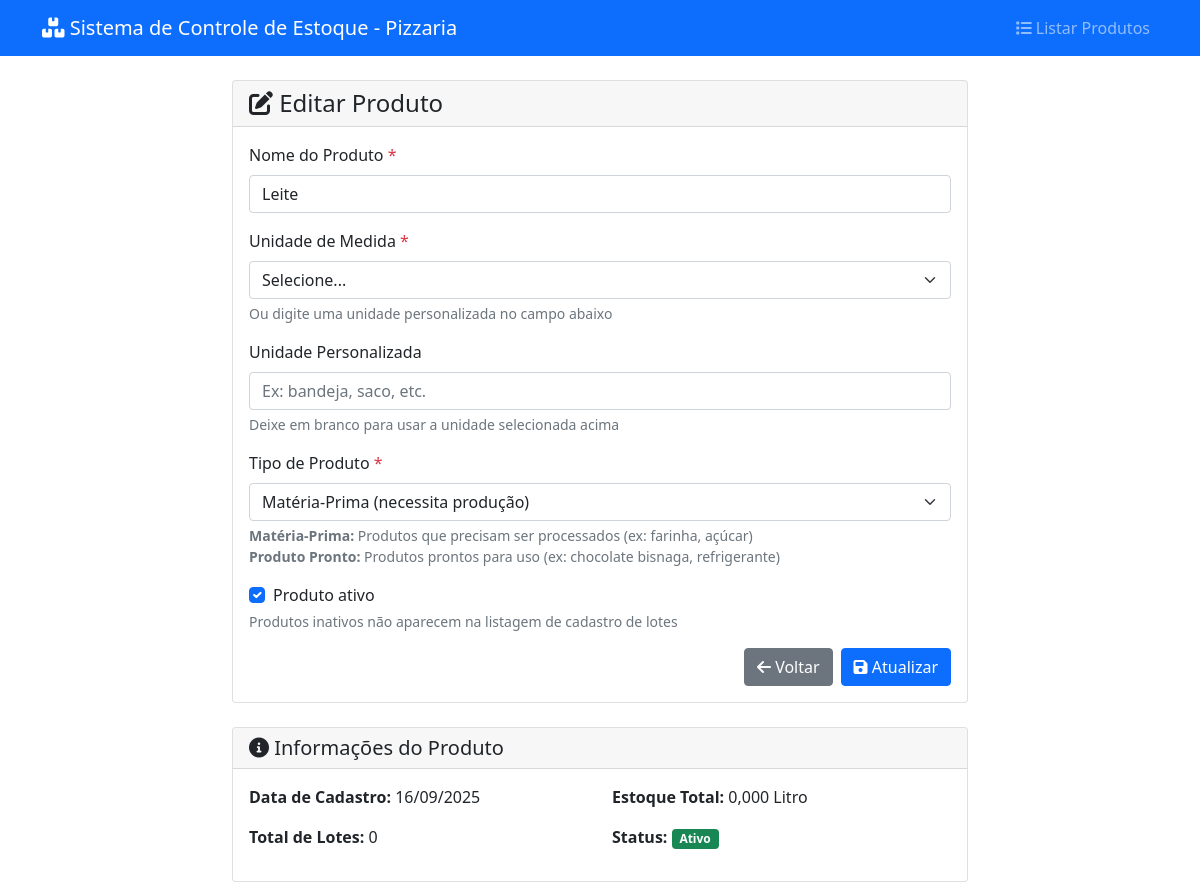
The page /pages/produtos/cadastrar.php?id=4 on the database its author committed.
### tables this page shows
CREATE TABLE IF NOT EXISTS produtos (
    id INT AUTO_INCREMENT PRIMARY KEY,
    nome VARCHAR(100) NOT NULL,
    unidade_medida VARCHAR(20) NOT NULL,
    ativo BOOLEAN DEFAULT TRUE,
    data_cadastro DATETIME DEFAULT CURRENT_TIMESTAMP,
    INDEX idx_nome (nome),
    INDEX idx_ativo (ativo)
);

### config/config.php (called while the page is built, shortened)
<?php
spl_autoload_register(function ($class_name) {
    $file = CLASSES_PATH . $class_name . '.php';
});
function formatDate($date, $format = DATE_FORMAT) {
    if ($date instanceof DateTime) {
        return $date->format($format);
    }
}
function formatNumber($number, $decimals = DECIMAL_PLACES) {
    return number_format((float)$number, $decimals, ',', '.');
}
?>

### classes/Database.php (called while the page is built, shortened)
<?php
class Database {
    private static $instance = null;
    private $connection;
    private function __construct() {
        try {
            $dsn = "mysql:host=" . DB_HOST . ";dbname=" . DB_NAME . ";charset=utf8mb4";
            $this->connection = new PDO($dsn, DB_USER, DB_PASS, [
                PDO::ATTR_ERRMODE => PDO::ERRMODE_EXCEPTION,
                PDO::ATTR_DEFAULT_FETCH_MODE => PDO::FETCH_ASSOC,
                PDO::ATTR_EMULATE_PREPARES => false,
                PDO::MYSQL_ATTR_INIT_COMMAND => "SET NAMES utf8mb4"
            ]);
        } catch (PDOException $e) {
            throw new Exception("Erro na conexão com o banco de dados: " . $e->getMessage());
        }
    }
    public static function getInstance() {
        if (self::$instance === null) {
            self::$instance = new self();
        }
        return self::$instance;
    }
    public function fetchOne($sql, $params = []) {
        try {
            $stmt = $this->connection->prepare($sql);
            $stmt->execute($params);
            return $stmt->fetch();
        } catch (PDOException $e) {
            debugLog("Erro na query fetchOne: " . $e->getMessage(), ['sql' => $sql, 'params' => $params]);
            throw new Exception("Erro na execução da query: " . $e->getMessage());
        }
    }
}
?>

### classes/Produto.php (called while the page is built, shortened)
<?php
class Produto {
    private $id;
    private $nome;
    private $unidadeMedida;
    private $tipoProduto;
    private $ativo;
    private $dataCadastro;
    private $db;
    public function __construct($nome = null, $unidadeMedida = null, $tipoProduto = 'materia_prima') {
        $this->db = Database::getInstance();
        $this->ativo = true;
        $this->dataCadastro = new DateTime();
        $this->tipoProduto = $tipoProduto;
    }
    public function getNome() { return $this->nome; }
    public function getUnidadeMedida() { return $this->unidadeMedida; }
    public function getTipoProduto() { return $this->tipoProduto; }
    public function getDataCadastro() { return $this->dataCadastro; }
    public static function buscarPorId($id) {
        try {
            $db = Database::getInstance();
            $sql = "SELECT * FROM produtos WHERE id = :id";
            $result = $db->fetchOne($sql, [':id' => $id]);
            if ($result) {
                $produto = new self();
                $produto->id = $result['id'];
                $produto->nome = $result['nome'];
                $produto->unidadeMedida = $result['unidade_medida'];
                $produto->tipoProduto = $result['tipo_produto'] ?? 'materia_prima';
                $produto->ativo = (bool)$result['ativo'];
                $produto->dataCadastro = new DateTime($result['data_cadastro']);
                return $produto;
            }
            return null;
        } catch (Exception $e) {
            debugLog("Erro ao buscar produto: " . $e->getMessage(), ['id' => $id]);
            return null;
        }
    }
    public function isAtivo() {
        return $this->ativo;
    }
    public function getTotalLotes() {
        try {
            $sql = "SELECT COUNT(*) as total FROM lotes WHERE produto_id = :produto_id";
            $result = $this->db->fetchOne($sql, [':produto_id' => $this->id]);
            return (int)$result['total'];
        } catch (Exception $e) {
            debugLog("Erro ao contar lotes do produto: " . $e->getMessage(), $this);
            return 0;
        }
    }
    public function getEstoqueTotal() {
        try {
            $sql = "SELECT COALESCE(SUM(l.quantidade_comprada - COALESCE(p.total_usado, 0)), 0) as estoque_total
                    FROM lotes l
                    LEFT JOIN (
                        SELECT lote_id, SUM(quantidade_materia_prima_usada) as total_usado
                        FROM producao
                        GROUP BY lote_id
                    ) p ON l.id = p.lote_id
                    WHERE l.produto_id = :produto_id";
            $result = $this->db->fetchOne($sql, [':produto_id' => $this->id]);
            return (float)$result['estoque_total'];
        } catch (Exception $e) {
            debugLog("Erro ao calcular estoque total do produto: " . $e->getMessage(), $this);
            return 0;
        }
    }
}
?>

### pages/produtos/cadastrar.php (the view, shortened to what this page needs)
<?php
require_once '../../config/config.php';
$produto = null;
$editando = false;
if (isset($_GET['id']) && is_numeric($_GET['id'])) {
    $editando = true;
    $produto = Produto::buscarPorId($_GET['id']);
}
$pageTitle = $editando ? 'Editar Produto' : 'Cadastrar Produto';
?>
<!DOCTYPE html>
<html lang="pt-BR">
<head>
    <link href="https://cdn.jsdelivr.net/npm/bootstrap@5.1.3/dist/css/bootstrap.min.css" rel="stylesheet">
    <link href="https://cdnjs.cloudflare.com/ajax/libs/font-awesome/6.0.0/css/all.min.css" rel="stylesheet">
</head>
<body>
    <nav class="navbar navbar-expand-lg navbar-dark bg-primary">
        <div class="container">
            <a class="navbar-brand" href="../../index.php">
                <i class="fas fa-boxes"></i> <?php echo APP_NAME; ?>
            </a>
            <div class="navbar-nav ms-auto">
                <a class="nav-link" href="listar.php">
                    <i class="fas fa-list"></i> Listar Produtos
                </a>
            </div>
        </div>
    </nav>
    <div class="container mt-4">
        <div class="row justify-content-center">
            <div class="col-md-8">
                <div class="card">
                    <div class="card-header">
                        <h4 class="mb-0">
                            <i class="fas fa-<?php echo $editando ? 'edit' : 'plus'; ?>"></i>
                            <?php echo $pageTitle; ?>
                        </h4>
                    </div>
                    <div class="card-body">
                        <form method="POST" class="needs-validation" novalidate>
                            <div class="mb-3">
                                <label for="nome" class="form-label">
                                    Nome do Produto <span class="text-danger">*</span>
                                </label>
                                <input type="text"
                                       class="form-control"
                                       id="nome"
                                       name="nome"
                                       value="<?php echo $produto ? htmlspecialchars($produto->getNome()) : ''; ?>"
                                       maxlength="100"
                                       required>
                            </div>
                            <div class="mb-3">
                                <label for="unidade_medida" class="form-label">
                                    Unidade de Medida <span class="text-danger">*</span>
                                </label>
                                <select class="form-select" id="unidade_medida" name="unidade_medida" required>
                                    <option value="">Selecione...</option>
                                </select>
                                <div class="form-text">
                                    Ou digite uma unidade personalizada no campo abaixo
                                </div>
                            </div>
                            <div class="mb-3">
                                <label for="unidade_personalizada" class="form-label">
                                    Unidade Personalizada
                                </label>
                                <input type="text"
                                       class="form-control"
                                       id="unidade_personalizada"
                                       maxlength="20"
                                       placeholder="Ex: bandeja, saco, etc.">
                                <div class="form-text">
                                    Deixe em branco para usar a unidade selecionada acima
                                </div>
                            </div>
                            <div class="mb-3">
                                <label for="tipo_produto" class="form-label">
                                    Tipo de Produto <span class="text-danger">*</span>
                                </label>
                                <select class="form-select" id="tipo_produto" name="tipo_produto" required>
                                    <?php
                                    $tipos = [
                                        'materia_prima' => 'Matéria-Prima (necessita produção)',
                                        'produto_pronto' => 'Produto Pronto (direto para estoque)'
                                    ];
                                    $tipoAtual = $produto ? $produto->getTipoProduto() : 'materia_prima';
                                    foreach ($tipos as $valor => $label) {
                                        $selected = ($tipoAtual === $valor) ? 'selected' : '';
                                        echo "<option value=\"$valor\" $selected>$label</option>";
                                    }
                                    ?>
                                </select>
                                <div class="form-text">
                                    <strong>Matéria-Prima:</strong> Produtos que precisam ser processados (ex: farinha, açúcar)<br>
                                    <strong>Produto Pronto:</strong> Produtos prontos para uso (ex: chocolate bisnaga, refrigerante)
                                </div>
                            </div>
                            <?php if ($editando): ?>
                                <div class="mb-3">
                                    <div class="form-check">
                                        <input class="form-check-input"
                                               type="checkbox"
                                               id="ativo"
                                               name="ativo"
                                               <?php echo ($produto && $produto->isAtivo()) ? 'checked' : ''; ?>>
                                        <label class="form-check-label" for="ativo">
                                            Produto ativo
                                        </label>
                                    </div>
                                    <div class="form-text">
                                        Produtos inativos não aparecem na listagem de cadastro de lotes
                                    </div>
                                </div>
                            <?php endif; ?>
                            <div class="d-grid gap-2 d-md-flex justify-content-md-end">
                                <a href="listar.php" class="btn btn-secondary">
                                    <i class="fas fa-arrow-left"></i> Voltar
                                </a>
                                <button type="submit" class="btn btn-primary">
                                    <i class="fas fa-save"></i>
                                    <?php echo $editando ? 'Atualizar' : 'Cadastrar'; ?>
                                </button>
                            </div>
                        </form>
                    </div>
                </div>
                <?php if ($editando && $produto): ?>
                    <div class="card mt-4">
                        <div class="card-header">
                            <h5 class="mb-0">
                                <i class="fas fa-info-circle"></i>
                                Informações do Produto
                            </h5>
                        </div>
                        <div class="card-body">
                            <div class="row">
                                <div class="col-md-6">
                                    <p><strong>Data de Cadastro:</strong>
                                       <?php echo formatDate($produto->getDataCadastro()); ?></p>
                                    <p><strong>Total de Lotes:</strong>
                                       <?php echo $produto->getTotalLotes(); ?></p>
                                </div>
                                <div class="col-md-6">
                                    <p><strong>Estoque Total:</strong>
                                       <?php echo formatNumber($produto->getEstoqueTotal()); ?>
                                       <?php echo $produto->getUnidadeMedida(); ?></p>
                                    <p><strong>Status:</strong>
                                       <span class="badge bg-<?php echo $produto->isAtivo() ? 'success' : 'secondary'; ?>">
                                           <?php echo $produto->isAtivo() ? 'Ativo' : 'Inativo'; ?>
                                       </span>
                                    </p>
                                </div>
                            </div>
                        </div>
                    </div>
                <?php endif; ?>
            </div>
        </div>
    </div>
</body>
</html>

### rows shown on the page
produtos: nome "Leite", ativo "☑", data_cadastro "16/09/2025", unidade_medida "Litro"

### other values the page prints
APP_NAME "Sistema de Controle de Estoque - Pizzaria"
$pageTitle "Editar Produto"
$produto->getTotalLotes() "0"
formatNumber($produto->getEstoqueTotal()) "0,000"
form field tipo_produto "Matéria-Prima (necessita produção)"
